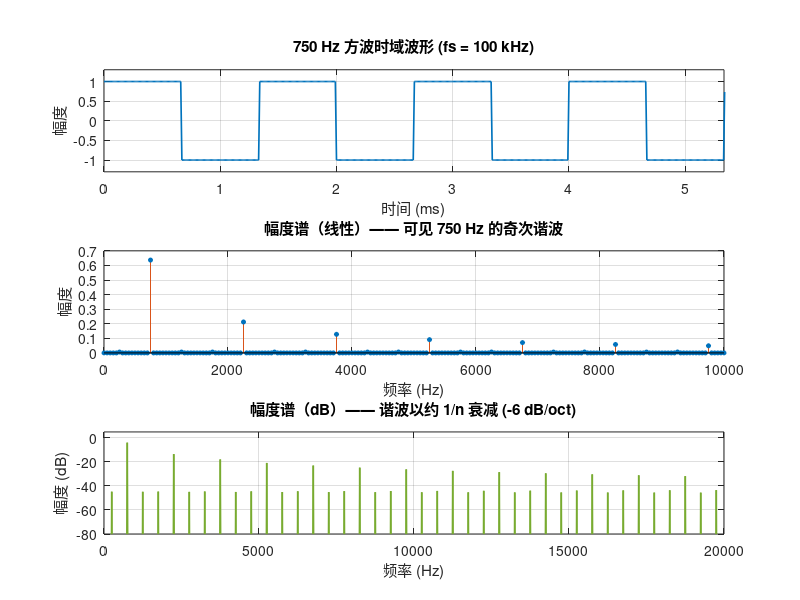

Source code (MATLAB):
%% 生成 750 Hz 方波并查看其频谱
clc; clear; close all;

%% 1. 参数设置
f0 = 750;            % 方波基频 (Hz)
fs = 100e3;          % 采样率 (Hz)，远大于 2*f0，保证谐波可见
T  = 0.02;           % 观察时长 (s)
N  = round(T*fs);    % 采样点数

t = (0:N-1)/fs;      % 时间轴

%% 2. 生成方波
% 方法一：使用内置 square 函数（需 Signal Processing Toolbox）
x = square(2*pi*f0*t);

% 方法二：若无工具箱，可用下面这行代替上面一行
% x = sign(sin(2*pi*f0*t));

%% 3. 计算频谱 (FFT)
X = fft(x);
X = fftshift(X);                     % 将零频移到中心
f = (-N/2:N/2-1) * (fs/N);           % 双边频率轴

mag = abs(X) / N;                    % 归一化幅度谱

% 只取正频率部分
idx = f >= 0;
f_pos   = f(idx);
mag_pos = mag(idx);

%% 4. 绘图
figure('Position',[100 100 1100 700],'Color','w');

% ---- 时域波形 ----
subplot(3,1,1);
plot(t*1e3, x, 'LineWidth', 1.2, 'Color', [0 0.45 0.74]);
xlim([0 4/f0*1e3]);                  % 显示 4 个周期
ylim([-1.3 1.3]);
xlabel('时间 (ms)');
ylabel('幅度');
title(sprintf('750 Hz 方波时域波形 (fs = %.0f kHz)', fs/1e3));
grid on;

% ---- 幅度谱（线性，0~10 kHz）----
subplot(3,1,2);
stem(f_pos, mag_pos, 'filled', 'MarkerSize', 3, ...
     'Color', [0.85 0.33 0.10]);
xlim([0 10000]);
xlabel('频率 (Hz)');
ylabel('幅度');
title('幅度谱（线性）—— 可见 750 Hz 的奇次谐波');
grid on;

% ---- 幅度谱（dB，0~20 kHz）----
subplot(3,1,3);
mag_dB = 20*log10(mag_pos + eps);    % 加 eps 防止 log(0)
plot(f_pos, mag_dB, 'LineWidth', 1.2, 'Color', [0.47 0.67 0.19]);
xlim([0 20000]);
ylim([-80 5]);
xlabel('频率 (Hz)');
ylabel('幅度 (dB)');
title('幅度谱（dB）—— 谐波以约 1/n 衰减 (-6 dB/oct)');
grid on;

%% 5. 打印前几个谐波的理论/实测频率
fprintf('基频 f0 = %.1f Hz\n', f0);
fprintf('理论奇次谐波频率: ');
fprintf('%.0f  ', f0*(1:2:11));
fprintf('\n');
